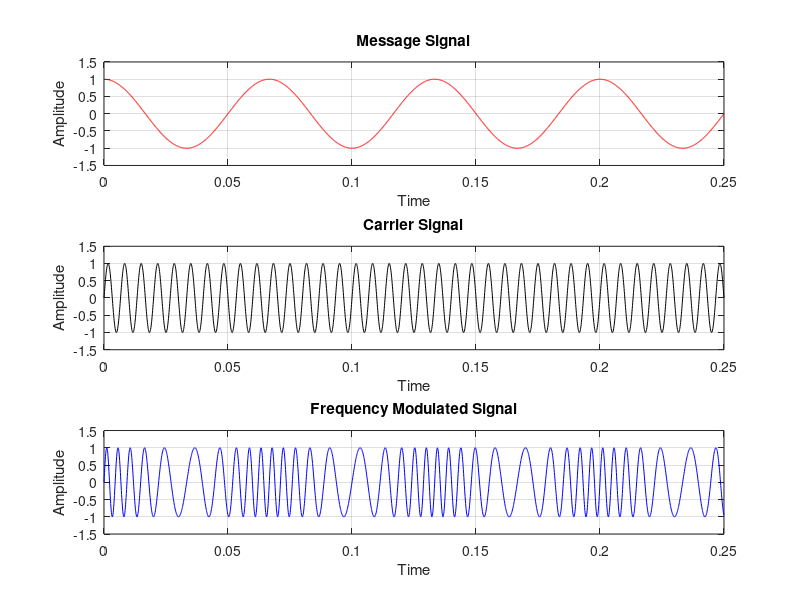

The MATLAB source for this figure:
clc;
clear all;
close all;

fm = 15;
B = 5;
t = 0:0.0001:0.25;
m=cos(2*pi*fm*t);
subplot(3,1,1);
plot(t,m, 'red');
xlabel('Time');
ylabel('Amplitude');
title('Message Signal');
axis([0,0.25,-1.5,1.5]);
grid on;

fc = 150;
c = sin(2*pi*fc*t);
subplot(3,1,2);
plot(t,c,'black');
xlabel('Time');
ylabel('Amplitude');
title('Carrier Signal');
axis([0,0.25,-1.5,1.5]);
grid on;

y = sin(2*pi*fc*t+(B*sin(2*pi*fm*t)));
subplot(3,1,3);
plot(t,y, 'blue');
xlabel('Time');
ylabel('Amplitude');
title('Frequency Modulated Signal');
axis([0,0.25,-1.5,1.5]);
grid on;